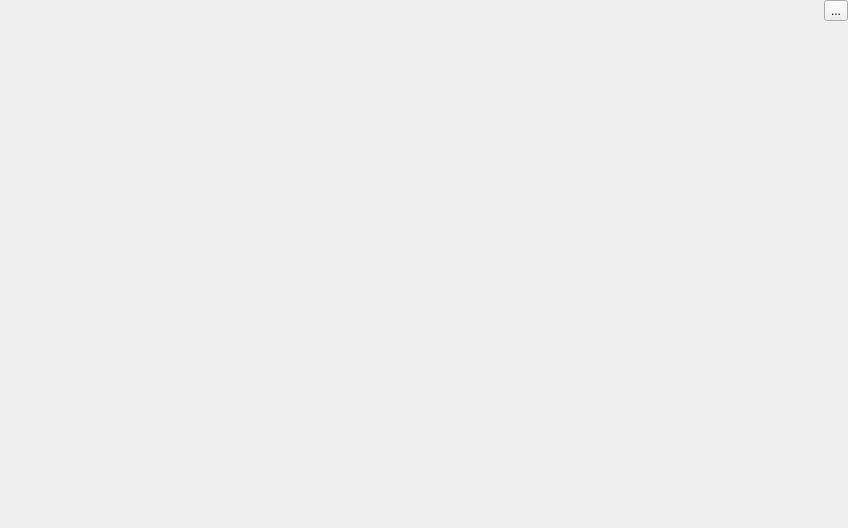
<?xml version="1.0" encoding="UTF-8"?>
<ui version="4.0">
 <class>TrackView</class>
 <widget class="QFrame" name="TrackView">
  <property name="geometry">
   <rect>
    <x>0</x>
    <y>0</y>
    <width>848</width>
    <height>528</height>
   </rect>
  </property>
  <property name="windowTitle">
   <string>Frame</string>
  </property>
  <layout class="QVBoxLayout" name="verticalLayout">
   <property name="spacing">
    <number>0</number>
   </property>
   <property name="leftMargin">
    <number>0</number>
   </property>
   <property name="topMargin">
    <number>0</number>
   </property>
   <property name="rightMargin">
    <number>0</number>
   </property>
   <property name="bottomMargin">
    <number>0</number>
   </property>
   <item>
    <widget class="QWidget" name="toolbar" native="true">
     <layout class="QHBoxLayout" name="horizontalLayout">
      <property name="spacing">
       <number>0</number>
      </property>
      <property name="leftMargin">
       <number>0</number>
      </property>
      <property name="topMargin">
       <number>0</number>
      </property>
      <property name="rightMargin">
       <number>0</number>
      </property>
      <property name="bottomMargin">
       <number>0</number>
      </property>
      <item>
       <spacer name="horizontalSpacer">
        <property name="orientation">
         <enum>Qt::Horizontal</enum>
        </property>
        <property name="sizeHint" stdset="0">
         <size>
          <width>40</width>
          <height>20</height>
         </size>
        </property>
       </spacer>
      </item>
      <item>
       <widget class="QToolButton" name="fitView_ToolButton">
        <property name="toolTip">
         <string>Fit track to view</string>
        </property>
        <property name="text">
         <string>...</string>
        </property>
        <property name="icon">
         <iconset theme="zoom-fit-best"/>
        </property>
       </widget>
      </item>
     </layout>
    </widget>
   </item>
   <item>
    <spacer name="verticalSpacer">
     <property name="orientation">
      <enum>Qt::Vertical</enum>
     </property>
     <property name="sizeHint" stdset="0">
      <size>
       <width>20</width>
       <height>40</height>
      </size>
     </property>
    </spacer>
   </item>
  </layout>
 </widget>
 <resources/>
 <connections/>
</ui>
